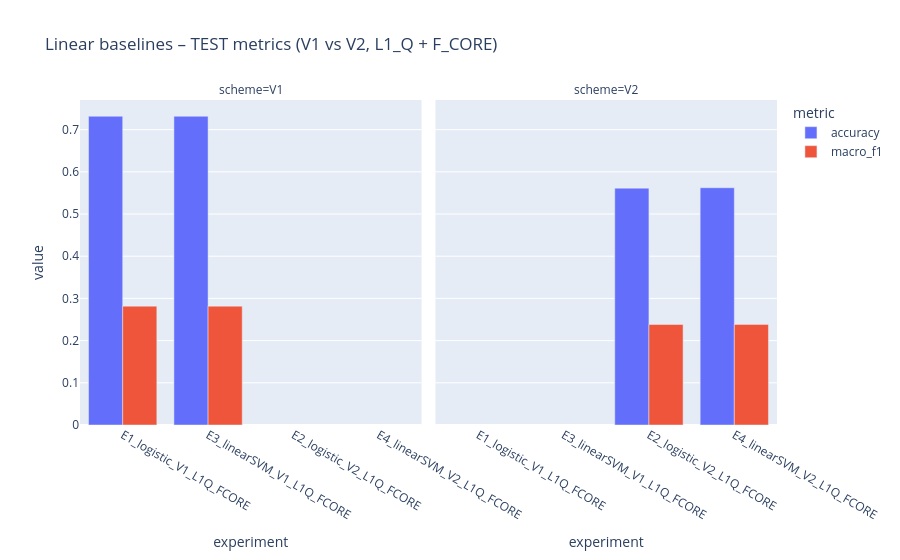

Notebook code cell kept with this figure:
### Code cell
# Aggregate and compare linear baselines (E1, E3, E2, E4)

import pandas as pd
from pathlib import Path
import numpy as np

import plotly.express as px  

ROOT = Path("..")
tables_dir = ROOT / "results" / "tables"

paths = {
    "E1": tables_dir / "metrics_E1.csv",  # Logistic, V1
    "E3": tables_dir / "metrics_E3.csv",  # Linear SVM, V1
    "E2": tables_dir / "metrics_E2.csv",  # Logistic, V2
    "E4": tables_dir / "metrics_E4.csv",  # Linear SVM, V2
}

print("=== Step 3 – Loading metrics CSVs ===")
for k, p in paths.items():
    print(f"{k}: {p}  (exists={p.exists()})")

# Load and tag each table
def load_and_tag(exp_key, path):
    df = pd.read_csv(path)
    df = df.copy()
    df["exp_key"] = exp_key

    # Decode scheme and model from experiment name
    exp_name = df["experiment"].iloc[0]
    if "_V1_" in exp_name:
        scheme = "V1"
    elif "_V2_" in exp_name:
        scheme = "V2"
    else:
        scheme = "UNKNOWN"

    if "logistic" in exp_name.lower():
        model = "logistic"
    elif "linearSVM".lower() in exp_name.lower():
        model = "linear_svm"
    elif "linearSVM" in exp_name:
        model = "linear_svm"
    elif "linear" in exp_name.lower():
        model = "linear_svm"
    else:
        model = "UNKNOWN"

    df["scheme"] = scheme
    df["model"] = model
    df["label"] = "L1_Q"
    df["feature_set"] = "F_CORE"
    return df

metrics_list = []
for k, p in paths.items():
    dfk = load_and_tag(k, p)
    metrics_list.append(dfk)

metrics_all = pd.concat(metrics_list, ignore_index=True)

print("\n=== All metrics (raw, long form) ===")
print(metrics_all)

# 3.1 – Aggregate V2 folds: mean metrics by experiment + split

# Separate V1 and V2
metrics_V1 = metrics_all[metrics_all["scheme"] == "V1"].copy()
metrics_V2 = metrics_all[metrics_all["scheme"] == "V2"].copy()

print("\n=== V1 metrics (no folds) ===")
print(metrics_V1)

print("\n=== V2 metrics (per-fold) ===")
print(metrics_V2)

# Aggregate V2 across folds
metrics_V2_agg = (
    metrics_V2
    .groupby(["experiment", "exp_key", "scheme", "model", "label", "feature_set", "split"])
    [["accuracy", "macro_f1"]]
    .mean()
    .reset_index()
)

print("\n=== V2 metrics aggregated across folds ===")
print(metrics_V2_agg)

# 3.2 – Compact comparison for TEST splits only

def get_test_rows(df):
    return df[df["split"] == "test"].copy()

V1_test = get_test_rows(metrics_V1)
V2_test_agg = get_test_rows(metrics_V2_agg)

print("\n=== V1 TEST metrics (E1, E3) ===")
print(V1_test[["experiment", "model", "scheme", "accuracy", "macro_f1"]])

print("\n=== V2 TEST metrics (E2, E4 aggregated across folds) ===")
print(V2_test_agg[["experiment", "model", "scheme", "accuracy", "macro_f1"]])

# Build a unified comparison table for test-only
test_summary = pd.concat(
    [
        V1_test[["experiment", "model", "scheme", "accuracy", "macro_f1"]],
        V2_test_agg[["experiment", "model", "scheme", "accuracy", "macro_f1"]],
    ],
    ignore_index=True,
)

print("\n=== Step 3 – Unified TEST summary (linear models, L1_Q + F_CORE) ===")
print(test_summary)


# Create a long-form table for plotting
plot_df = test_summary.copy()
plot_df_long = plot_df.melt(
    id_vars=["experiment", "model", "scheme"],
    value_vars=["accuracy", "macro_f1"],
    var_name="metric",
    value_name="value",
)

print("\n=== Data used for Plotly bar chart ===")
print(plot_df_long)

# Plotly bar chart: each experiment × metric
fig = px.bar(
    plot_df_long,
    x="experiment",
    y="value",
    color="metric",
    barmode="group",
    facet_col="scheme",
    title="Linear baselines – TEST metrics (V1 vs V2, L1_Q + F_CORE)",
)
fig.show()

# Textual summary of the same info (so ChatGPT can 'see' it)
print("\n=== Textual summary of TEST metrics by experiment ===")
for _, row in test_summary.iterrows():
    print(
        f"Experiment={row['experiment']}, scheme={row['scheme']}, model={row['model']}: "
        f"accuracy={row['accuracy']:.4f}, macro_f1={row['macro_f1']:.4f}"
    )

### Figure 1 — Plotly figure (JSON) as saved in the notebook; plotly's stock layout.template omitted (floating-point values rounded to 4 significant figures)
{"data": [{"alignmentgroup": "True", "hovertemplate": "metric=accuracy<br>scheme=V1<br>experiment=%{x}<br>value=%{y}<extra></extra>", "legendgroup": "accuracy", "marker": {"color": "#636efa", "pattern": {"shape": ""}}, "name": "accuracy", "offsetgroup": "accuracy", "orientation": "v", "showlegend": true, "textposition": "auto", "type": "bar", "x": ["E1_logistic_V1_L1Q_FCORE", "E3_linearSVM_V1_L1Q_FCORE"], "xaxis": "x", "y": [0.7316, 0.7316], "yaxis": "y"}, {"alignmentgroup": "True", "hovertemplate": "metric=accuracy<br>scheme=V2<br>experiment=%{x}<br>value=%{y}<extra></extra>", "legendgroup": "accuracy", "marker": {"color": "#636efa", "pattern": {"shape": ""}}, "name": "accuracy", "offsetgroup": "accuracy", "orientation": "v", "showlegend": false, "textposition": "auto", "type": "bar", "x": ["E2_logistic_V2_L1Q_FCORE", "E4_linearSVM_V2_L1Q_FCORE"], "xaxis": "x2", "y": [0.5613, 0.5622], "yaxis": "y2"}, {"alignmentgroup": "True", "hovertemplate": "metric=macro_f1<br>scheme=V1<br>experiment=%{x}<br>value=%{y}<extra></extra>", "legendgroup": "macro_f1", "marker": {"color": "#EF553B", "pattern": {"shape": ""}}, "name": "macro_f1", "offsetgroup": "macro_f1", "orientation": "v", "showlegend": true, "textposition": "auto", "type": "bar", "x": ["E1_logistic_V1_L1Q_FCORE", "E3_linearSVM_V1_L1Q_FCORE"], "xaxis": "x", "y": [0.2817, 0.2817], "yaxis": "y"}, {"alignmentgroup": "True", "hovertemplate": "metric=macro_f1<br>scheme=V2<br>experiment=%{x}<br>value=%{y}<extra></extra>", "legendgroup": "macro_f1", "marker": {"color": "#EF553B", "pattern": {"shape": ""}}, "name": "macro_f1", "offsetgroup": "macro_f1", "orientation": "v", "showlegend": false, "textposition": "auto", "type": "bar", "x": ["E2_logistic_V2_L1Q_FCORE", "E4_linearSVM_V2_L1Q_FCORE"], "xaxis": "x2", "y": [0.2382, 0.2384], "yaxis": "y2"}], "layout": {"annotations": [{"font": {}, "showarrow": false, "text": "scheme=V1", "x": 0.245, "xanchor": "center", "xref": "paper", "y": 1, "yanchor": "bottom", "yref": "paper"}, {"font": {}, "showarrow": false, "text": "scheme=V2", "x": 0.755, "xanchor": "center", "xref": "paper", "y": 1, "yanchor": "bottom", "yref": "paper"}], "barmode": "group", "legend": {"title": {"text": "metric"}, "tracegroupgap": 0}, "title": {"text": "Linear baselines – TEST metrics (V1 vs V2, L1_Q + F_CORE)"}, "xaxis": {"anchor": "y", "domain": [0, 0.49], "title": {"text": "experiment"}}, "xaxis2": {"anchor": "y2", "domain": [0.51, 1], "matches": "x", "title": {"text": "experiment"}}, "yaxis": {"anchor": "x", "domain": [0, 1], "title": {"text": "value"}}, "yaxis2": {"anchor": "x2", "domain": [0, 1], "matches": "y", "showticklabels": false}}}
